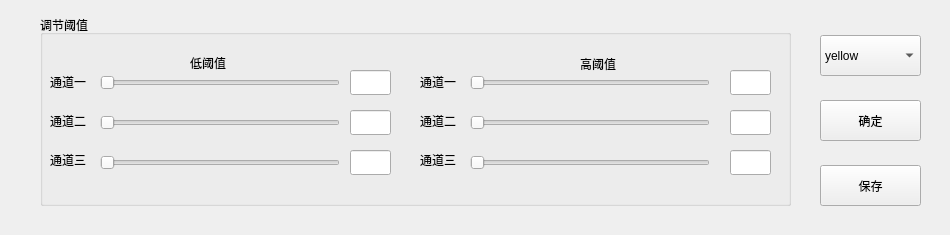
<?xml version="1.0" encoding="UTF-8"?>
<ui version="4.0">
 <class>Widget</class>
 <widget class="QWidget" name="Widget">
  <property name="enabled">
   <bool>true</bool>
  </property>
  <property name="geometry">
   <rect>
    <x>0</x>
    <y>0</y>
    <width>950</width>
    <height>235</height>
   </rect>
  </property>
  <property name="minimumSize">
   <size>
    <width>0</width>
    <height>0</height>
   </size>
  </property>
  <property name="windowTitle">
   <string>Widget</string>
  </property>
  <widget class="QGroupBox" name="groupBox_3">
   <property name="geometry">
    <rect>
     <x>40</x>
     <y>15</y>
     <width>751</width>
     <height>191</height>
    </rect>
   </property>
   <property name="title">
    <string>调节阈值</string>
   </property>
   <widget class="QSlider" name="horizontalSlider_low1">
    <property name="geometry">
     <rect>
      <x>60</x>
      <y>60</y>
      <width>240</width>
      <height>15</height>
     </rect>
    </property>
    <property name="maximum">
     <number>255</number>
    </property>
    <property name="orientation">
     <enum>Qt::Horizontal</enum>
    </property>
   </widget>
   <widget class="QSlider" name="horizontalSlider_low2">
    <property name="geometry">
     <rect>
      <x>60</x>
      <y>100</y>
      <width>240</width>
      <height>15</height>
     </rect>
    </property>
    <property name="maximum">
     <number>255</number>
    </property>
    <property name="orientation">
     <enum>Qt::Horizontal</enum>
    </property>
   </widget>
   <widget class="QSlider" name="horizontalSlider_low3">
    <property name="geometry">
     <rect>
      <x>60</x>
      <y>140</y>
      <width>240</width>
      <height>15</height>
     </rect>
    </property>
    <property name="maximum">
     <number>255</number>
    </property>
    <property name="orientation">
     <enum>Qt::Horizontal</enum>
    </property>
   </widget>
   <widget class="QSlider" name="horizontalSlider_high1">
    <property name="geometry">
     <rect>
      <x>430</x>
      <y>60</y>
      <width>240</width>
      <height>15</height>
     </rect>
    </property>
    <property name="maximum">
     <number>255</number>
    </property>
    <property name="orientation">
     <enum>Qt::Horizontal</enum>
    </property>
   </widget>
   <widget class="QSlider" name="horizontalSlider_high2">
    <property name="geometry">
     <rect>
      <x>430</x>
      <y>100</y>
      <width>240</width>
      <height>15</height>
     </rect>
    </property>
    <property name="maximum">
     <number>255</number>
    </property>
    <property name="orientation">
     <enum>Qt::Horizontal</enum>
    </property>
   </widget>
   <widget class="QSlider" name="horizontalSlider_high3">
    <property name="geometry">
     <rect>
      <x>430</x>
      <y>140</y>
      <width>240</width>
      <height>15</height>
     </rect>
    </property>
    <property name="maximum">
     <number>255</number>
    </property>
    <property name="orientation">
     <enum>Qt::Horizontal</enum>
    </property>
   </widget>
   <widget class="QLineEdit" name="lineEdit_low1">
    <property name="geometry">
     <rect>
      <x>310</x>
      <y>55</y>
      <width>41</width>
      <height>25</height>
     </rect>
    </property>
   </widget>
   <widget class="QLineEdit" name="lineEdit_low2">
    <property name="geometry">
     <rect>
      <x>310</x>
      <y>95</y>
      <width>41</width>
      <height>25</height>
     </rect>
    </property>
   </widget>
   <widget class="QLineEdit" name="lineEdit_low3">
    <property name="geometry">
     <rect>
      <x>310</x>
      <y>135</y>
      <width>41</width>
      <height>25</height>
     </rect>
    </property>
   </widget>
   <widget class="QLineEdit" name="lineEdit_high1">
    <property name="geometry">
     <rect>
      <x>690</x>
      <y>55</y>
      <width>41</width>
      <height>25</height>
     </rect>
    </property>
   </widget>
   <widget class="QLineEdit" name="lineEdit_high2">
    <property name="geometry">
     <rect>
      <x>690</x>
      <y>95</y>
      <width>41</width>
      <height>25</height>
     </rect>
    </property>
   </widget>
   <widget class="QLineEdit" name="lineEdit_high3">
    <property name="geometry">
     <rect>
      <x>690</x>
      <y>135</y>
      <width>41</width>
      <height>25</height>
     </rect>
    </property>
   </widget>
   <widget class="QLabel" name="label">
    <property name="geometry">
     <rect>
      <x>150</x>
      <y>40</y>
      <width>67</width>
      <height>16</height>
     </rect>
    </property>
    <property name="text">
     <string>低阈值</string>
    </property>
   </widget>
   <widget class="QLabel" name="label_2">
    <property name="geometry">
     <rect>
      <x>540</x>
      <y>40</y>
      <width>67</width>
      <height>17</height>
     </rect>
    </property>
    <property name="text">
     <string>高阈值</string>
    </property>
   </widget>
   <widget class="QLabel" name="label_3">
    <property name="geometry">
     <rect>
      <x>10</x>
      <y>59</y>
      <width>51</width>
      <height>16</height>
     </rect>
    </property>
    <property name="text">
     <string>通道一</string>
    </property>
   </widget>
   <widget class="QLabel" name="label_5">
    <property name="geometry">
     <rect>
      <x>10</x>
      <y>98</y>
      <width>51</width>
      <height>16</height>
     </rect>
    </property>
    <property name="text">
     <string>通道二
</string>
    </property>
   </widget>
   <widget class="QLabel" name="label_4">
    <property name="geometry">
     <rect>
      <x>10</x>
      <y>135</y>
      <width>51</width>
      <height>20</height>
     </rect>
    </property>
    <property name="text">
     <string>通道三</string>
    </property>
   </widget>
   <widget class="QLabel" name="label_6">
    <property name="geometry">
     <rect>
      <x>380</x>
      <y>59</y>
      <width>51</width>
      <height>16</height>
     </rect>
    </property>
    <property name="text">
     <string>通道一</string>
    </property>
   </widget>
   <widget class="QLabel" name="label_7">
    <property name="geometry">
     <rect>
      <x>380</x>
      <y>98</y>
      <width>51</width>
      <height>16</height>
     </rect>
    </property>
    <property name="text">
     <string>通道二</string>
    </property>
   </widget>
   <widget class="QLabel" name="label_8">
    <property name="geometry">
     <rect>
      <x>380</x>
      <y>135</y>
      <width>51</width>
      <height>20</height>
     </rect>
    </property>
    <property name="text">
     <string>通道三</string>
    </property>
   </widget>
  </widget>
  <widget class="QComboBox" name="chooseBox">
   <property name="geometry">
    <rect>
     <x>820</x>
     <y>35</y>
     <width>101</width>
     <height>41</height>
    </rect>
   </property>
   <item>
    <property name="text">
     <string>yellow</string>
    </property>
   </item>
   <item>
    <property name="text">
     <string>white</string>
    </property>
   </item>
   <item>
    <property name="text">
     <string>blue</string>
    </property>
   </item>
   <item>
    <property name="text">
     <string>violet</string>
    </property>
   </item>
   <item>
    <property name="text">
     <string>brown</string>
    </property>
   </item>
   <item>
    <property name="text">
     <string>green</string>
    </property>
   </item>
   <item>
    <property name="text">
     <string>red</string>
    </property>
   </item>
   <item>
    <property name="text">
     <string>orange</string>
    </property>
   </item>
  </widget>
  <widget class="QPushButton" name="saveBtn">
   <property name="geometry">
    <rect>
     <x>820</x>
     <y>165</y>
     <width>101</width>
     <height>41</height>
    </rect>
   </property>
   <property name="text">
    <string>保存</string>
   </property>
  </widget>
  <widget class="QPushButton" name="sendBtn">
   <property name="geometry">
    <rect>
     <x>820</x>
     <y>100</y>
     <width>101</width>
     <height>41</height>
    </rect>
   </property>
   <property name="text">
    <string>确定</string>
   </property>
  </widget>
 </widget>
 <resources/>
 <connections/>
</ui>
